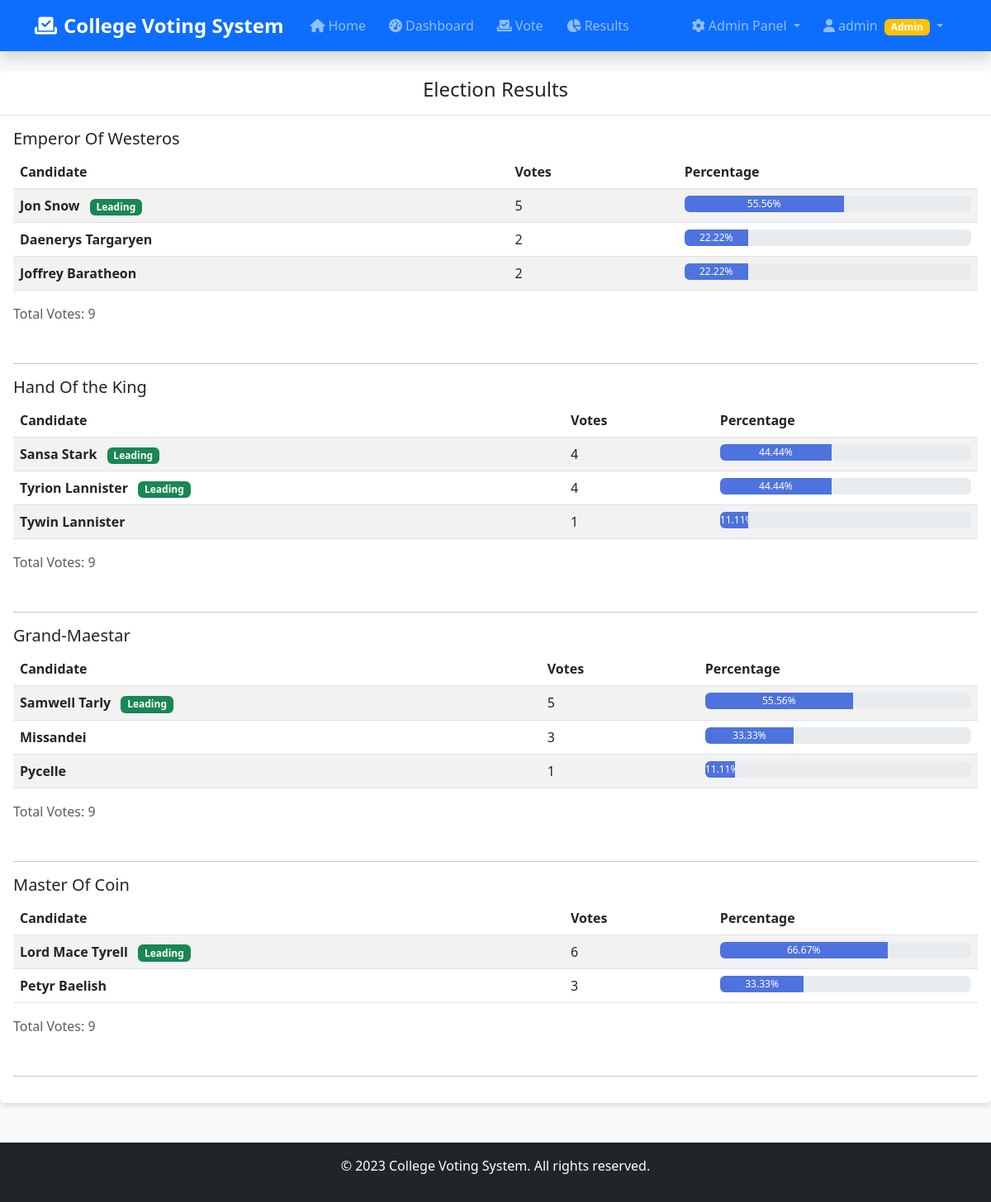
The app's page /results.php (signed in) with its own data.
### tables this page shows
CREATE TABLE candidates (
            id INTEGER PRIMARY KEY AUTOINCREMENT,
            name VARCHAR(100) NOT NULL,
            position VARCHAR(100) NOT NULL,
            photo_url VARCHAR(500),
            bio TEXT,
            votes INTEGER DEFAULT 0,
            created_at DATETIME DEFAULT CURRENT_TIMESTAMP
        );

### results.php (the view, shortened to what this page needs)
<?php
include 'includes/header.php';
include 'config/database.php';
$positions_stmt = $pdo->query("SELECT DISTINCT position FROM candidates");
$positions = $positions_stmt->fetchAll();
?>
<div class="card">
    <div class="card-header">
        <h4 class="text-center">Election Results</h4>
    </div>
    <div class="card-body">
        <?php foreach($positions as $position): ?>
            <?php
            $pos = $position['position'];
            $candidates_stmt = $pdo->prepare("
                SELECT *,
                (SELECT COUNT(*) FROM votes WHERE candidate_id = candidates.id) as vote_count
                FROM candidates
                WHERE position = ?
                ORDER BY vote_count DESC
            ");
            $candidates_stmt->execute([$pos]);
            $candidates = $candidates_stmt->fetchAll();
            $total_votes = 0;
            foreach($candidates as $candidate) {
                $total_votes += $candidate['vote_count'];
            }
            ?>
            <div class="mb-5">
                <h5><?php echo $pos; ?></h5>
                <div class="table-responsive">
                    <table class="table table-striped">
                        <thead>
                            <tr>
                                <th>Candidate</th>
                                <th>Votes</th>
                                <th>Percentage</th>
                            </tr>
                        </thead>
                        <tbody>
                            <?php foreach($candidates as $candidate): ?>
                                <?php
                                $percentage = $total_votes > 0 ? round(($candidate['vote_count'] / $total_votes) * 100, 2) : 0;
                                ?>
                                <tr>
                                    <td>
                                        <strong><?php echo $candidate['name']; ?></strong>
                                        <?php if($candidate['vote_count'] == max(array_column($candidates, 'vote_count')) && $candidate['vote_count'] > 0): ?>
                                            <span class="badge bg-success ms-2">Leading</span>
                                        <?php endif; ?>
                                    </td>
                                    <td><?php echo $candidate['vote_count']; ?></td>
                                    <td>
                                        <div class="progress">
                                            <div class="progress-bar" role="progressbar"
                                                 style="width: <?php echo $percentage; ?>%"
                                                 aria-valuenow="<?php echo $percentage; ?>"
                                                 aria-valuemin="0" aria-valuemax="100">
                                                <?php echo $percentage; ?>%
                                            </div>
                                        </div>
                                    </td>
                                </tr>
                            <?php endforeach; ?>
                        </tbody>
                    </table>
                </div>
                <p class="text-muted">Total Votes: <?php echo $total_votes; ?></p>
            </div>
            <hr>
        <?php endforeach; ?>
    </div>
</div>
<?php include 'includes/footer.php'; ?>

### includes/header.php (shortened to what this page needs)
<!DOCTYPE html>
<html lang="en">
<head>
    <link href="https://cdn.jsdelivr.net/npm/bootstrap@5.3.0/dist/css/bootstrap.min.css" rel="stylesheet">
    <link rel="stylesheet" href="https://cdnjs.cloudflare.com/ajax/libs/font-awesome/6.4.0/css/all.min.css">
    <link rel="stylesheet" href="css/style.css">
</head>
<body>
    <nav class="navbar navbar-expand-lg navbar-dark bg-primary shadow">
        <div class="container">
            <a class="navbar-brand" href="index.php">
                <i class="fas fa-vote-yea me-2"></i>College Voting System
            </a>
            <div class="collapse navbar-collapse" id="navbarNav">
                <ul class="navbar-nav me-auto">
                    <li class="nav-item">
                        <a class="nav-link" href="index.php">
                            <i class="fas fa-home me-1"></i>Home
                        </a>
                    </li>
                    <?php if(isset($_SESSION['user_id'])): ?>
                        <li class="nav-item">
                            <a class="nav-link" href="dashboard.php">
                                <i class="fas fa-tachometer-alt me-1"></i>Dashboard
                            </a>
                        </li>
                        <li class="nav-item">
                            <a class="nav-link" href="vote.php">
                                <i class="fas fa-vote-yea me-1"></i>Vote
                            </a>
                        </li>
                        <li class="nav-item">
                            <a class="nav-link" href="results.php">
                                <i class="fas fa-chart-pie me-1"></i>Results
                            </a>
                        </li>
                    <?php endif; ?>
                </ul>
                <ul class="navbar-nav ms-auto">
                    <?php if(isset($_SESSION['user_id'])): ?>
                        <?php if($_SESSION['role'] == 'admin'): ?>
                            <li class="nav-item dropdown">
                                <a class="nav-link dropdown-toggle" href="#" id="adminDropdown" role="button" data-bs-toggle="dropdown">
                                    <i class="fas fa-cog me-1"></i>Admin Panel
                                </a>
                            </li>
                        <?php endif; ?>
                        <li class="nav-item dropdown">
                            <a class="nav-link dropdown-toggle" href="#" id="userDropdown" role="button" data-bs-toggle="dropdown">
                                <i class="fas fa-user me-1"></i><?php echo htmlspecialchars($_SESSION['username']); ?>
                                <?php if($_SESSION['role'] == 'admin'): ?>
                                    <span class="badge bg-warning ms-1">Admin</span>
                                <?php else: ?>
                                    <span class="badge bg-secondary ms-1">Voter</span>
                                <?php endif; ?>
                            </a>
                        </li>
                    <?php endif; ?>
                </ul>
            </div>
        </div>
    </nav>

### includes/footer.php (shortened to what this page needs)
    <footer class="bg-dark text-white text-center py-3 mt-5">
        <div class="container">
            <p>&copy; 2023 College Voting System. All rights reserved.</p>
        </div>
    </footer>
</body>
</html>

### css/style.css (style rules this page uses)
body { background-color: #f8f9fa; font-family: 'Segoe UI', Tahoma, Geneva, Verdana, sans-serif; }
.navbar-brand { font-weight: bold; }
.card { box-shadow: 0 4px 6px rgba(0, 0, 0, 0.1); border: none; margin-bottom: 20px; }
.card-header { background-color: #fff; border-bottom: 1px solid #e3e6f0; font-weight: 600; }
.progress { height: 20px; }
.progress-bar { background-color: #4e73df; }

### includes/header.php (style rules this page uses)
.navbar-brand { font-weight: bold; font-size: 1.5rem; }
.navbar-nav .nav-item { margin: 0 8px; }
.navbar-nav .nav-link { padding: 8px 16px; border-radius: 6px; transition: all 0.3s ease; }
.navbar-nav.me-auto .nav-item { margin-right: 4px; }
.navbar-nav.ms-auto .nav-item { margin-left: 4px; }

### records on screen
candidates: name "Jon Snow", shows "Leading", vote_count "5", percentage "55.56"
candidates: name "Daenerys Targaryen", vote_count "2", percentage "22.22"
candidates: name "Joffrey Baratheon", vote_count "2", percentage "22.22"
candidates: name "Sansa Stark", shows "Leading", vote_count "4", percentage "44.44"
candidates: name "Tyrion Lannister", shows "Leading", vote_count "4", percentage "44.44"
candidates: name "Tywin Lannister", vote_count "1", percentage "11.11"
candidates: name "Samwell Tarly", shows "Leading", vote_count "5", percentage "55.56"
candidates: name "Missandei", vote_count "3", percentage "33.33"
candidates: name "Pycelle", vote_count "1", percentage "11.11"
candidates: name "Lord Mace Tyrell", shows "Leading", vote_count "6", percentage "66.67"
candidates: name "Petyr Baelish", vote_count "3", percentage "33.33"

### other values on screen
$_SESSION['username'] "admin"
$pos "Emperor Of Westeros"
$total_votes "9"
$pos "Hand Of the King"
$pos "Grand-Maestar"
$pos "Master Of Coin"
